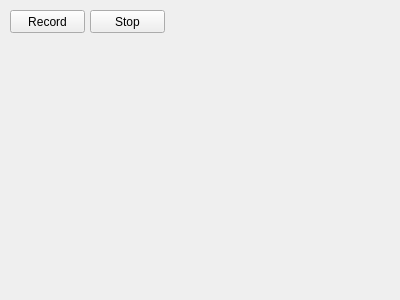
<?xml version="1.0" encoding="UTF-8"?>
<ui version="4.0">
 <class>MySpk</class>
 <widget class="QMainWindow" name="MySpk">
  <property name="geometry">
   <rect>
    <x>0</x>
    <y>0</y>
    <width>400</width>
    <height>300</height>
   </rect>
  </property>
  <property name="windowTitle">
   <string>MySpk</string>
  </property>
  <widget class="QWidget" name="centralWidget">
   <widget class="QPushButton" name="recordBtn">
    <property name="geometry">
     <rect>
      <x>10</x>
      <y>10</y>
      <width>75</width>
      <height>23</height>
     </rect>
    </property>
    <property name="text">
     <string>Record</string>
    </property>
   </widget>
   <widget class="QPushButton" name="stopBtn">
    <property name="geometry">
     <rect>
      <x>90</x>
      <y>10</y>
      <width>75</width>
      <height>23</height>
     </rect>
    </property>
    <property name="text">
     <string>Stop</string>
    </property>
   </widget>
  </widget>
 </widget>
 <layoutdefault spacing="6" margin="11"/>
 <resources/>
 <connections/>
</ui>
